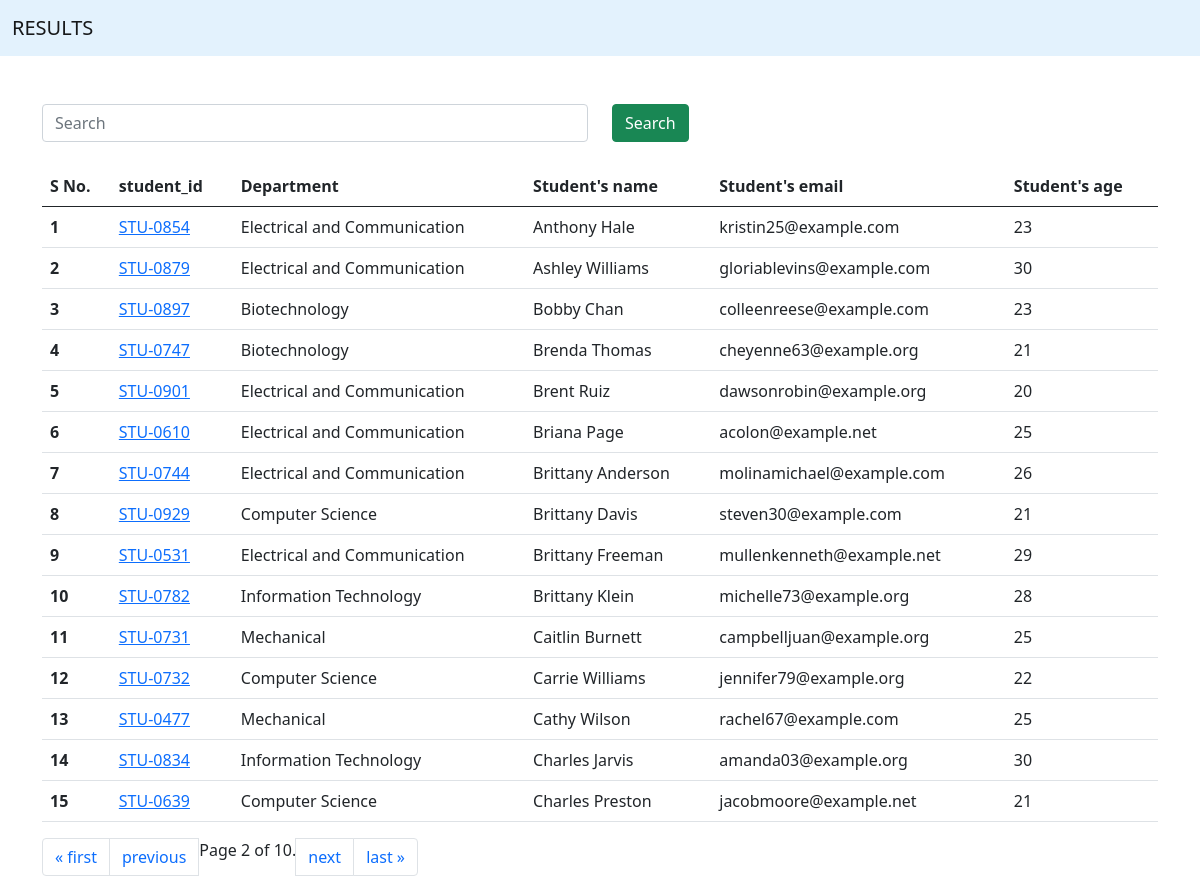
Screenshot of /students/?page=2 with the database file from the repository.
### report/models.py (models this page shows, shortened)
class Student(models.Model):
    department = models.ForeignKey(Department, related_name="depart", on_delete=models.CASCADE)
    student_id = models.OneToOneField(StudentID, related_name="studentid", on_delete=models.CASCADE)
    student_name = models.CharField(max_length=100)
    student_email = models.EmailField(unique=True)
    student_age = models.IntegerField(default=18)
    student_address = models.TextField()
    class Meta:
        ordering = ['student_name']
        verbose_name = "student"

class StudentID(models.Model):
    student_id = models.CharField(max_length=100)
    def __str__(self):
        return self.student_id

class Department(models.Model):
    department = models.CharField(max_length=100)
    class Meta:
        ordering = ['department']

### report/views.py (the view, shortened to what this page needs)
# urls.py: path('students/', get_students , name="get_students"),
def get_students(request):
        queryset = Student.objects.all()
        ranks = Student.objects.annotate(marks = Sum('studentmarks__marks')).order_by('-marks','-student_age')
        for rank in ranks:
            print(rank.marks)
        paginator = Paginator(queryset, 15)
        page_number = request.GET.get("page")
        page_obj = paginator.get_page(page_number)
        return render (request, 'report/student.html',{'queryset':page_obj})

### report/templates/report/student.html (shortened to what this page needs)
{% extends "base.html" %} {% block start%}
<div class="container mt-5">
  <form class="mb-4">
    <div class="row">
      <div class="col-md-6">
        <input class="form-control" name="search" placeholder="Search" />
      </div>
      <div class="col-md-6">
        <button class="btn btn-success">Search</button>
      </div>
    </form>
    </div>
  <table class="table table-stripped table-hover">
    <thead>
      <tr>
        <th scope="col">S No.</th>
        <th scope="col">student_id</th>
        <th scope="col">Department</th>
        <th scope="col">Student's name</th>
        <th scope="col">Student's email</th>
        <th scope="col">Student's age</th>
      </tr>
    </thead>
    <tbody>
      {% for student in queryset %}
      <tr>
        <th scope="row">{{forloop.counter}}</th>
        <td>
          <a href='{% url 'see_marks' student.student_id %}'>
          {{student.student_id}}
          </a>
        </td>
        <td>{{student.department.department}}</td>
        <td>{{student.student_name}}</td>
        <td>{{student.student_email}}</td>
        <td>{{student.student_age}}</td>
      </tr>
      {% endfor %}
    </tbody>
  </table>
  <ul class="pagination">
    {% if queryset.has_previous %}
    <li class="page-item">
      <a class="page-link" href="?page=1">&laquo; first</a>
    </li>
    <li class="page-item">
      <a class="page-link" href="?page={{ queryset.previous_page_number }}"
        >previous</a
      >
    </li>
    {% endif %}
    <span class="current">
      Page {{ queryset.number }} of {{ queryset.paginator.num_pages }}.
    </span>
    {% if queryset.has_next %}
    <li class="page-item">
      <a class="page-link" href="?page={{ queryset.next_page_number }}">next</a>
    </li>
    <li class="page-item">
      <a class="page-link" href="?page={{ queryset.paginator.num_pages }}"
        >last &raquo;</a
      >
      {% endif %}
    </li>
  </ul>
  {% endblock %}

### rows the page displays
Student: student_id "STU-0854", department.department "Electrical and Communication", student_name "Anthony Hale", student_email "kristin25@example.com", student_age "23"
Student: student_id "STU-0879", department.department "Electrical and Communication", student_name "Ashley Williams", student_email "gloriablevins@example.com", student_age "30"
Student: student_id "STU-0897", department.department "Biotechnology", student_name "Bobby Chan", student_email "colleenreese@example.com", student_age "23"
Student: student_id "STU-0747", department.department "Biotechnology", student_name "Brenda Thomas", student_email "cheyenne63@example.org", student_age "21"
Student: student_id "STU-0901", department.department "Electrical and Communication", student_name "Brent Ruiz", student_email "dawsonrobin@example.org", student_age "20"
Student: student_id "STU-0610", department.department "Electrical and Communication", student_name "Briana Page", student_email "acolon@example.net", student_age "25"
Student: student_id "STU-0744", department.department "Electrical and Communication", student_name "Brittany Anderson", student_email "molinamichael@example.com", student_age "26"
Student: student_id "STU-0929", department.department "Computer Science", student_name "Brittany Davis", student_email "steven30@example.com", student_age "21"
Student: student_id "STU-0531", department.department "Electrical and Communication", student_name "Brittany Freeman", student_email "mullenkenneth@example.net", student_age "29"
Student: student_id "STU-0782", department.department "Information Technology", student_name "Brittany Klein", student_email "michelle73@example.org", student_age "28"
Student: student_id "STU-0731", department.department "Mechanical", student_name "Caitlin Burnett", student_email "campbelljuan@example.org", student_age "25"
Student: student_id "STU-0732", department.department "Computer Science", student_name "Carrie Williams", student_email "jennifer79@example.org", student_age "22"
Student: student_id "STU-0477", department.department "Mechanical", student_name "Cathy Wilson", student_email "rachel67@example.com", student_age "25"
Student: student_id "STU-0834", department.department "Information Technology", student_name "Charles Jarvis", student_email "amanda03@example.org", student_age "30"
Student: student_id "STU-0639", department.department "Computer Science", student_name "Charles Preston", student_email "jacobmoore@example.net", student_age "21"

### other values shown
{{ queryset.number }} "2"
{{ queryset.paginator.num_pages }} "10"
